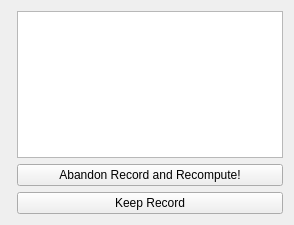
<?xml version="1.0" encoding="UTF-8"?>
<ui version="4.0">
 <class>SelectForPlanPopUpWindow</class>
 <widget class="QWidget" name="SelectForPlanPopUpWindow">
  <property name="geometry">
   <rect>
    <x>0</x>
    <y>0</y>
    <width>294</width>
    <height>225</height>
   </rect>
  </property>
  <property name="windowTitle">
   <string>parameter manager</string>
  </property>
  <layout class="QVBoxLayout" name="verticalLayout">
   <item>
    <layout class="QFormLayout" name="formLayout">
     <item row="0" column="1">
      <widget class="QPlainTextEdit" name="plaintextedit_msg"/>
     </item>
     <item row="1" column="1">
      <widget class="QPushButton" name="pushbutton_recompute">
       <property name="text">
        <string>Abandon Record and Recompute!</string>
       </property>
      </widget>
     </item>
     <item row="2" column="1">
      <widget class="QPushButton" name="pushbutton_keep_record">
       <property name="text">
        <string>Keep Record</string>
       </property>
      </widget>
     </item>
    </layout>
   </item>
  </layout>
 </widget>
 <resources/>
 <connections/>
</ui>
